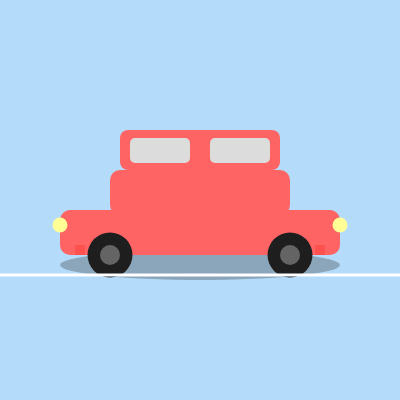
Frame 1 (no input)
Frame 60 (no input): identical to frame 1, image omitted
Frame 120 (the mouse pressed at the canvas centre since frame 60): identical to frame 1, image omitted

The p5.js sketch that drew this single still picture (run headless with seeded random() and noise() and a simulated clock; from frame 60 on, the mouse is pressed at the canvas centre):

// p5.js sketch
// ── sketch.js
function setup() {
  createCanvas(400, 400);
}

function draw() {
  background(180, 220, 250); // light sky-blue background
  
  // car shadow
  noStroke();
  fill(50, 50, 50, 80);
  ellipse(200, 265, 280, 30);
  
  // body of the car 
  fill(255, 100, 100); // red-ish body
  rect(60, 210, 280, 45, 10); // main body with rounded edges
  rect(110, 170, 180, 45, 10); // upper front part
  
  // wheels
  fill(30);
  ellipse(110, 255, 45, 45); // front wheel
  ellipse(290, 255, 45, 45); // back wheel
  fill(100);
  ellipse(110, 255, 20, 20); // front hubcap
  ellipse(290, 255, 20, 20); // back hubcap

  // roof
  fill(255, 100, 100);
  rect(120, 130, 160, 40, 8); // smaller roof
  
  // windows
  fill(220);
  rect(130, 138, 60, 25, 5); // left window
  rect(210, 138, 60, 25, 5); // right window
  
  // headlights
  fill(255, 255, 150); // soft yellow
  ellipse(60, 225, 15, 15); // left headlight
  ellipse(340, 225, 15, 15); // right headlight
  
  // taillights
  fill(255, 80, 80); // red
  rect(75, 245, 10, 10); // left taillight
  rect(315, 245, 10, 10); // right taillight

  // simple road line
  stroke(255);
  strokeWeight(3);
  line(0, 275, width, 275);
}
